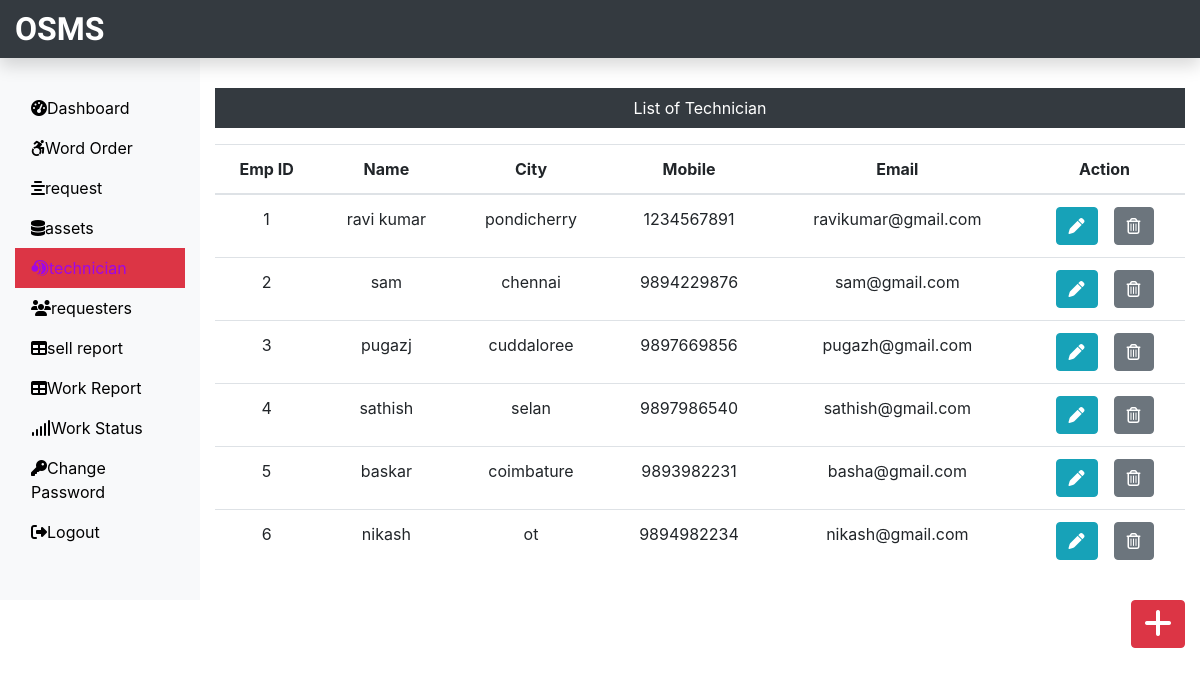
Screenshot of /Admin/technician.php (signed in) with the database file from the repository.
### tables this page shows
CREATE TABLE `technician_tb` (
  `empid` int(11) NOT NULL,
  `empName` varchar(60) NOT NULL,
  `empCity` varchar(60) NOT NULL,
  `empMobile` bigint(20) NOT NULL,
  `empEmail` varchar(60) NOT NULL
);

### Admin/technician.php (the view, shortened to what this page needs)
<?php
include('../dbConnection.php');
include('includes/header.php');
?>
<div class="col-sm-9 col-md-10 mt-5 text-center">
 <p class="bg-dark text-white p-2">List of Technician</p>
 <?php
  $sql = "SELECT * FROM technician_tb";
  $result = $conn->query($sql);
  if($result->num_rows > 0){
   echo '<table class="table">';
    echo '<thead>';
     echo '<tr>';
      echo '<th scope="col">Emp ID</th>';
      echo '<th scope="col">Name</th>';
      echo '<th scope="col">City</th>';
      echo '<th scope="col">Mobile</th>';
      echo '<th scope="col">Email</th>';
      echo '<th scope="col">Action</th>';
     echo '</tr>';
    echo '</thead>';
    echo '<tbody>';
     while($row = $result->fetch_assoc()){
      echo '<tr>';
       echo '<td>'.$row["empid"].'</td>';
       echo '<td>'.$row["empName"].'</td>';
       echo '<td>'.$row["empCity"].'</td>';
       echo '<td>'.$row["empMobile"].'</td>';
       echo '<td>'.$row["empEmail"].'</td>';
       echo '<td>';
        echo '<form action="editemp.php" class="d-inline" method="POST">';
         echo '<input type="hidden" name="id" value='.$row["empid"].'>
         <button type="submit" class="btn btn-info mr-3" name="edit" value="Edit"><i class="fas fa-pen"></i></button>';
        echo '</form>';
        echo '<form action="" method="POST" class="d-inline" onsubmit="return confirmDelete();">';
        echo '<button class="btn btn-secondary" name="delete" value="Delete" type="submit"><i class="far fa-trash-alt"></i></button>';
        echo '</form>';
       echo '</td>';
      echo '</tr>';
     }
    echo '</tbody>';
   echo '</table>';
  } else {
   echo '0 Result';
  }
 ?>
</div>
  </div>
  <div class="float-right"><a href="insertemp.php" class="btn btn-danger"><i class="fas fa-plus fa-2x"></i></a></div>
 </div>
<?php include('includes/footer.php')?>

### css/custom.css (style rules this page uses)
a { color:black; }

### rows the page displays
technician_tb: empid "1", empName "ravi kumar", empCity "pondicherry", empMobile "1234567891", empEmail "ravikumar@gmail.com"
technician_tb: empid "2", empName "sam", empCity "chennai", empMobile "9894229876", empEmail "sam@gmail.com"
technician_tb: empid "3", empName "pugazj", empCity "cuddaloree", empMobile "9897669856", empEmail "pugazh@gmail.com"
technician_tb: empid "4", empName "sathish", empCity "selan", empMobile "9897986540", empEmail "sathish@gmail.com"
technician_tb: empid "5", empName "baskar", empCity "coimbature", empMobile "9893982231", empEmail "basha@gmail.com"
technician_tb: empid "6", empName "nikash", empCity "ot", empMobile "9894982234", empEmail "nikash@gmail.com"
